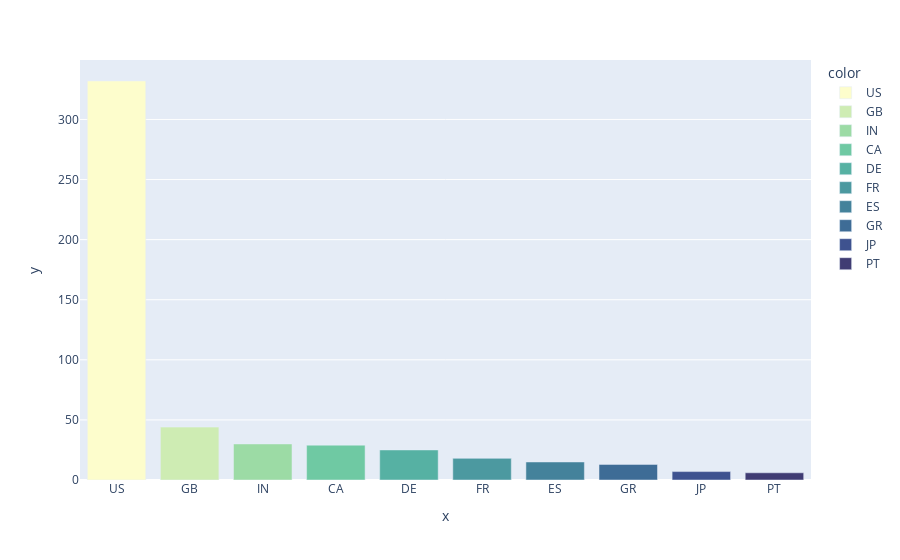

The cell this chart's notebook holds for it:
### Markdown cell above
### Employee location

### Code cell
residence = df_salary['employee_residence'].value_counts()
top10_employee_location = residence[:10]
px.bar(y=top10_employee_location.values, x=top10_employee_location.index, color = top10_employee_location.index, color_discrete_sequence=px.colors.sequential.deep)

### Figure 1 — Plotly figure (JSON) as saved in the notebook; plotly's stock layout.template omitted (floating-point values rounded to 4 significant figures)
{"data": [{"alignmentgroup": "True", "hovertemplate": "color=US<br>x=%{x}<br>y=%{y}<extra></extra>", "legendgroup": "US", "marker": {"color": "rgb(253, 253, 204)", "pattern": {"shape": ""}}, "name": "US", "offsetgroup": "US", "orientation": "v", "showlegend": true, "textposition": "auto", "type": "bar", "x": ["US"], "xaxis": "x", "y": [332], "yaxis": "y"}, {"alignmentgroup": "True", "hovertemplate": "color=GB<br>x=%{x}<br>y=%{y}<extra></extra>", "legendgroup": "GB", "marker": {"color": "rgb(206, 236, 179)", "pattern": {"shape": ""}}, "name": "GB", "offsetgroup": "GB", "orientation": "v", "showlegend": true, "textposition": "auto", "type": "bar", "x": ["GB"], "xaxis": "x", "y": [44], "yaxis": "y"}, {"alignmentgroup": "True", "hovertemplate": "color=IN<br>x=%{x}<br>y=%{y}<extra></extra>", "legendgroup": "IN", "marker": {"color": "rgb(156, 219, 165)", "pattern": {"shape": ""}}, "name": "IN", "offsetgroup": "IN", "orientation": "v", "showlegend": true, "textposition": "auto", "type": "bar", "x": ["IN"], "xaxis": "x", "y": [30], "yaxis": "y"}, {"alignmentgroup": "True", "hovertemplate": "color=CA<br>x=%{x}<br>y=%{y}<extra></extra>", "legendgroup": "CA", "marker": {"color": "rgb(111, 201, 163)", "pattern": {"shape": ""}}, "name": "CA", "offsetgroup": "CA", "orientation": "v", "showlegend": true, "textposition": "auto", "type": "bar", "x": ["CA"], "xaxis": "x", "y": [29], "yaxis": "y"}, {"alignmentgroup": "True", "hovertemplate": "color=DE<br>x=%{x}<br>y=%{y}<extra></extra>", "legendgroup": "DE", "marker": {"color": "rgb(86, 177, 163)", "pattern": {"shape": ""}}, "name": "DE", "offsetgroup": "DE", "orientation": "v", "showlegend": true, "textposition": "auto", "type": "bar", "x": ["DE"], "xaxis": "x", "y": [25], "yaxis": "y"}, {"alignmentgroup": "True", "hovertemplate": "color=FR<br>x=%{x}<br>y=%{y}<extra></extra>", "legendgroup": "FR", "marker": {"color": "rgb(76, 153, 160)", "pattern": {"shape": ""}}, "name": "FR", "offsetgroup": "FR", "orientation": "v", "showlegend": true, "textposition": "auto", "type": "bar", "x": ["FR"], "xaxis": "x", "y": [18], "yaxis": "y"}, {"alignmentgroup": "True", "hovertemplate": "color=ES<br>x=%{x}<br>y=%{y}<extra></extra>", "legendgroup": "ES", "marker": {"color": "rgb(68, 130, 155)", "pattern": {"shape": ""}}, "name": "ES", "offsetgroup": "ES", "orientation": "v", "showlegend": true, "textposition": "auto", "type": "bar", "x": ["ES"], "xaxis": "x", "y": [15], "yaxis": "y"}, {"alignmentgroup": "True", "hovertemplate": "color=GR<br>x=%{x}<br>y=%{y}<extra></extra>", "legendgroup": "GR", "marker": {"color": "rgb(62, 108, 150)", "pattern": {"shape": ""}}, "name": "GR", "offsetgroup": "GR", "orientation": "v", "showlegend": true, "textposition": "auto", "type": "bar", "x": ["GR"], "xaxis": "x", "y": [13], "yaxis": "y"}, {"alignmentgroup": "True", "hovertemplate": "color=JP<br>x=%{x}<br>y=%{y}<extra></extra>", "legendgroup": "JP", "marker": {"color": "rgb(62, 82, 143)", "pattern": {"shape": ""}}, "name": "JP", "offsetgroup": "JP", "orientation": "v", "showlegend": true, "textposition": "auto", "type": "bar", "x": ["JP"], "xaxis": "x", "y": [7], "yaxis": "y"}, {"alignmentgroup": "True", "hovertemplate": "color=PT<br>x=%{x}<br>y=%{y}<extra></extra>", "legendgroup": "PT", "marker": {"color": "rgb(64, 60, 115)", "pattern": {"shape": ""}}, "name": "PT", "offsetgroup": "PT", "orientation": "v", "showlegend": true, "textposition": "auto", "type": "bar", "x": ["PT"], "xaxis": "x", "y": [6], "yaxis": "y"}], "layout": {"barmode": "relative", "legend": {"title": {"text": "color"}, "tracegroupgap": 0}, "margin": {"t": 60}, "xaxis": {"anchor": "y", "domain": [0, 1], "title": {"text": "x"}}, "yaxis": {"anchor": "x", "domain": [0, 1], "title": {"text": "y"}}}}
